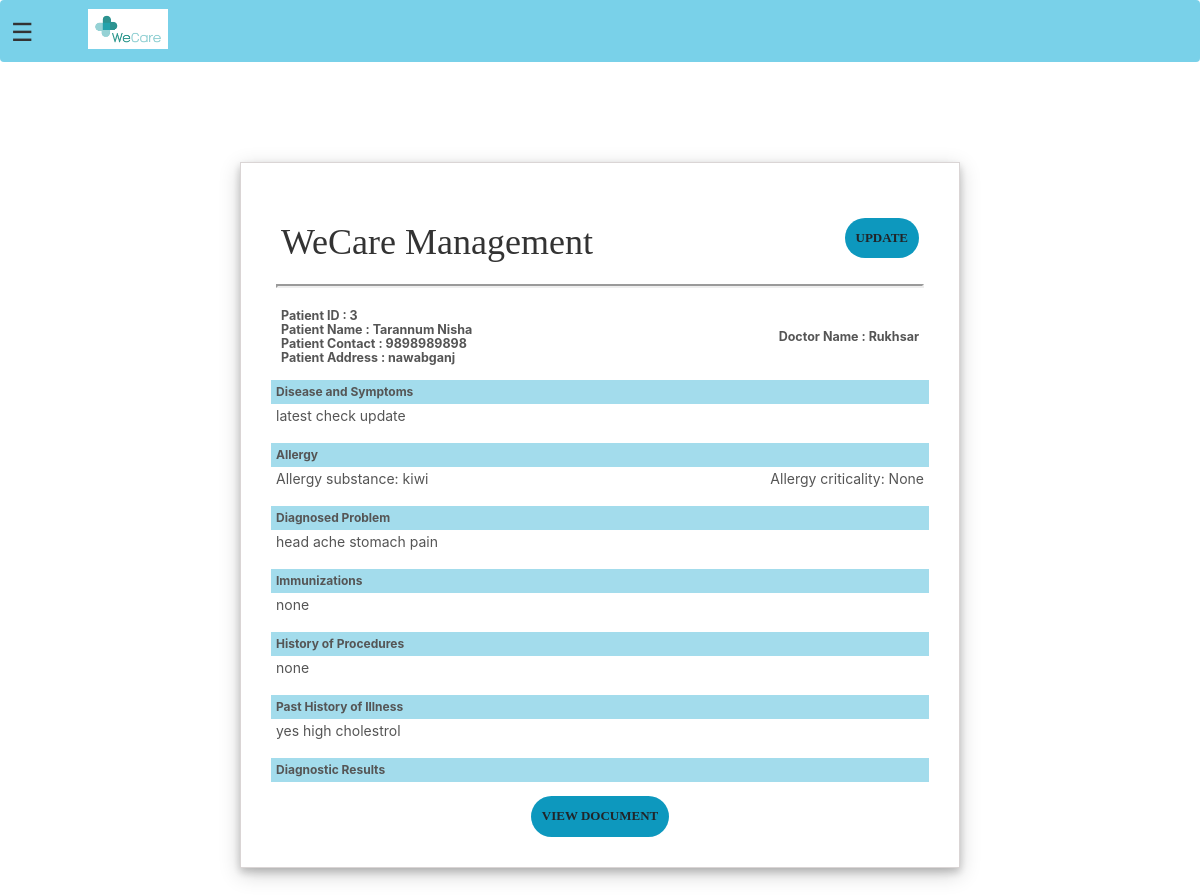
/patient-summary (signed in), run on the app's committed database.
### hospital/models.py (models this page shows, shortened)
class Patient(models.Model):
    user = models.OneToOneField(User, on_delete=models.CASCADE)
    profile_pic = models.ImageField(
        upload_to='profile_pic/PatientProfilePic/', null=True, blank=True)
    address = models.CharField(max_length=40)
    mobile = models.CharField(max_length=20, null=False)
    symptoms = models.CharField(max_length=100, null=False)
    assignedDoctorId = models.PositiveIntegerField(null=True)
    allergy_substance = models.CharField(max_length=100)
    allergy_criticality = models.CharField(
        max_length=20, choices=criticality, default='low')
    problems_list = models.CharField(max_length=100, null=False)
    immunization = models.CharField(max_length=100, null=False)
    history_procedure = models.CharField(max_length=100, null=False)
    diagnostic_results = models.FileField(
        upload_to='patient_document/', null=True, blank=True)
    past_history_of_illness = models.CharField(max_length=100, null=False)
    @property
    def get_name(self):
        return self.user.first_name+" "+self.user.last_name

### hospital/views.py (the view)
# urls.py: path('patient-summary', views.patient_summary_view, name='patient-summary'),
@login_required(login_url='patientlogin')
@user_passes_test(is_patient)
def patient_summary_view(request):
    patient = models.Patient.objects.get(id=request.user.patient.id)
    assignedDoctor = models.User.objects.all().filter(id=patient.assignedDoctorId)
    patientDict = {
        'patientId': patient.id,
        'name': patient.get_name,
        'mobile': patient.mobile,
        'address': patient.address,
        'symptoms': patient.symptoms,
        'todayDate': date.today(),
        'assignedDoctorName': assignedDoctor[0].first_name,
        'allergy_substance': patient.allergy_substance,
        'allergy_criticality': patient.allergy_criticality,
        'problems_list': patient.problems_list,
        'immunization': patient.immunization,
        'history_procedure': patient.history_procedure,
        'past_history_of_illness': patient.past_history_of_illness,
        'diagnostic_results': patient.diagnostic_results,
        'patient': patient
    }
    return render(request, 'hospital/summary_patient.html', context=patientDict)

### hospital/views.py (called while the page is built)
def is_patient(user):
    return user.groups.filter(name='PATIENT').exists()

### templates/hospital/summary_patient.html (shortened to what this page needs)
{% extends 'hospital/patient_base.html' %}
{% load static %}
{% block content %}
<head>
    <link href="//netdna.bootstrapcdn.com/bootstrap/3.0.0/css/bootstrap.min.css" rel="stylesheet" id="bootstrap-css">
</head>
<br><br>
<div class="invoice-box">
  <table cellpadding="0" cellspacing="0">
    <tr class="top">
      <td colspan="2">
        <table>
          <tr>
            <td class="title">
              <h1 style="font-family: Cambria, Cochin, Georgia, Times, 'Times New Roman', serif;">WeCare Management</h1>
            </td>
            <td>
    <a href="{% url 'update-summary' patientId %}" class="btn btn-white"><b>Update</b></a>
            </td>
          </tr>
        </table>
        <hr>
      </td>
    </tr>
    <tr class="information">
      <td colspan="2">
        <table>
          <tr>
            <td>
              Patient ID : {{patientId}}<br>
              Patient Name : {{name}}<br>
              Patient Contact : {{mobile}}<br>
              Patient Address : {{address}}<br>
            </td>
            <td>
              Doctor Name :
              {{assignedDoctorName}}<br>
            </td>
          </tr>
        </table>
      </td>
    </tr>
    <tr class="heading">
      <td>
        Disease and Symptoms
      </td>
      <td>
      </td>
    </tr>
    <tr class="details">
      <td>
        {{symptoms}}
      </td>
    </tr>
    <tr class="heading">
      <td>
        Allergy
      </td>
      <td>
      </td>
    </tr>
    <tr class="details">
      <td>
        Allergy substance: {{allergy_substance}}
      </td>
      <td>
        Allergy criticality: {{allergy_criticality}}
      </td>
    </tr>
    <tr class="heading">
      <td>
        Diagnosed Problem
      </td>
      <td>
      </td>
    </tr>
    <tr class="details">
      <td>
        {{problems_list}}
      </td>
    </tr>
    <tr class="heading">
      <td>
        Immunizations
      </td>
      <td>
      </td>
    </tr>
    <tr class="details">
      <td>
        {{immunization}}
      </td>
    </tr>
    <tr class="heading">
      <td>
        History of Procedures
      </td>
      <td>
      </td>
    </tr>
    <tr class="details">
      <td>
        {{history_procedure}}
      </td>
    </tr>
    <tr class="heading">
      <td>
        Past History of Illness
      </td>
      <td>
      </td>
    </tr>
    <tr class="details">
      <td>
        {{past_history_of_illness}}
      </td>
    </tr>
    <tr class="heading">
      <td>
        Diagnostic Results
      </td>
      <td>
      </td>
    </tr>
  </table>
  <br>
  <center>
    <a href="/static/{{diagnostic_results}}" target="_blank" class="btn btn-white">View Document</a>
    </center>
</div>
<br><br>
<br> <br>
{% endblock content %}

### templates/hospital/patient_base.html (style rules this page uses)
a:link { text-decoration: none; }
a { color: white; ; }

### templates/hospital/summary_patient.html (style rules this page uses)
.invoice-box { width: 60%; max-width: 3000px; margin: auto; padding: 30px; border: 1px solid #0D98BE; box-shadow: 0 4px 8px 0 rgba(0, 0, 0, 0.2), 0 6px 20px 0 rgba(0, 0, 0, 0.19); border:solid rgba(218, 213, 213, 0.993) 1px ; font-size: 1.25rem; line-height: 14px; font-family:-apple-system, BlinkMacSystemFont,"Segoe UI",Roboto,"Helvetica Neue",Arial,"Noto Sans",sans-serif,"Apple Color Emoji","Segoe UI Emoji","Segoe UI Symbol","Noto Color Emoji"; color: #555; }
.invoice-box table { width: 100%; line-height: inherit; text-align: left; }
.invoice-box table td { padding: 5px; }
.invoice-box table tr td:nth-child(2) { text-align: right; }
.invoice-box table tr.top table td.title { line-height: 45px; color: #333; }
.invoice-box table tr.information table td { padding-bottom: 10px; font-weight:700; }
.invoice-box table tr.heading td { background:#a3dcec; padding-top:5px; font-weight: bold; font-size: 12px; }
.invoice-box table tr.details td { padding-bottom: 20px; font-size: 14px; font-family: -apple-system, BlinkMacSystemFont, 'Segoe UI', Roboto, Oxygen, Ubuntu, Cantarell, 'Open Sans', 'Helvetica Neue', sans-serif; }
hr { display: block; margin-top: 0.5em; margin-bottom: 0.5em; margin-left: auto; margin-right: auto; border-style: inset; border-width: 2px; }
.btn-white { background-color:#0D98BE; font-size: medium; font-weight: bold; }
.btn:link,.btn:visited { text-transform:uppercase; text-decoration:none; font-size: small; font-family: 'Times New Roman', Times, serif; padding:10px; display:inline-block; border-radius: 100px; }

### data on the page
Patient: mobile "9898989898", address "nawabganj", symptoms "latest check update", allergy_substance "kiwi", allergy_criticality "None", problems_list "head ache stomach pain", immunization "none", history_procedure "none", past_history_of_illness "yes high cholestrol"

### other printed values
{{ patientId }} "3"
{{ name }} "Tarannum Nisha"
{{ assignedDoctorName }} "Rukhsar"
